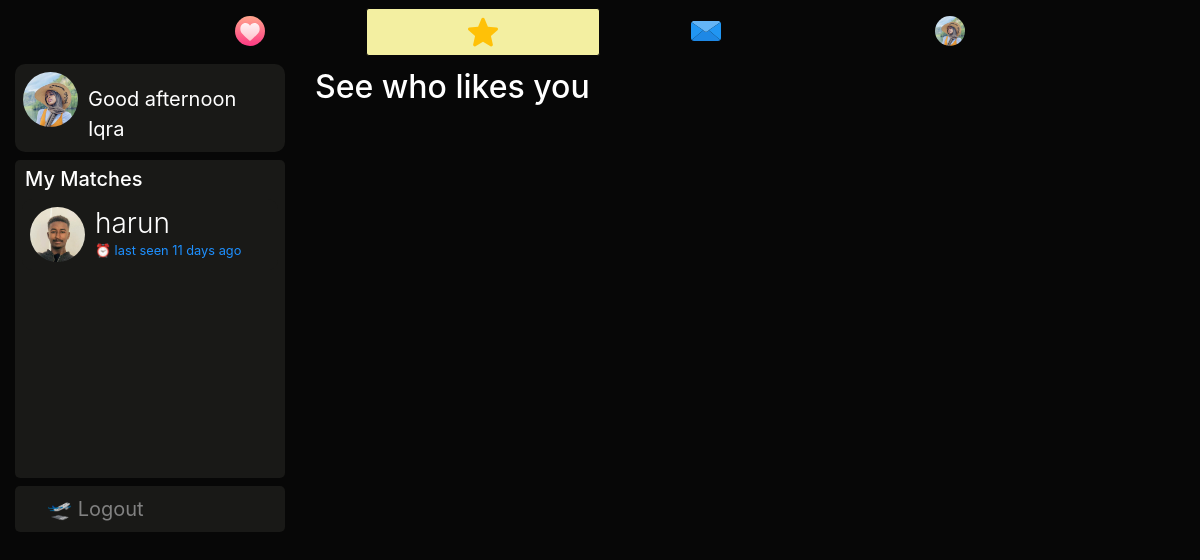
/discover (signed in), run on an earlier commit of the app's database.
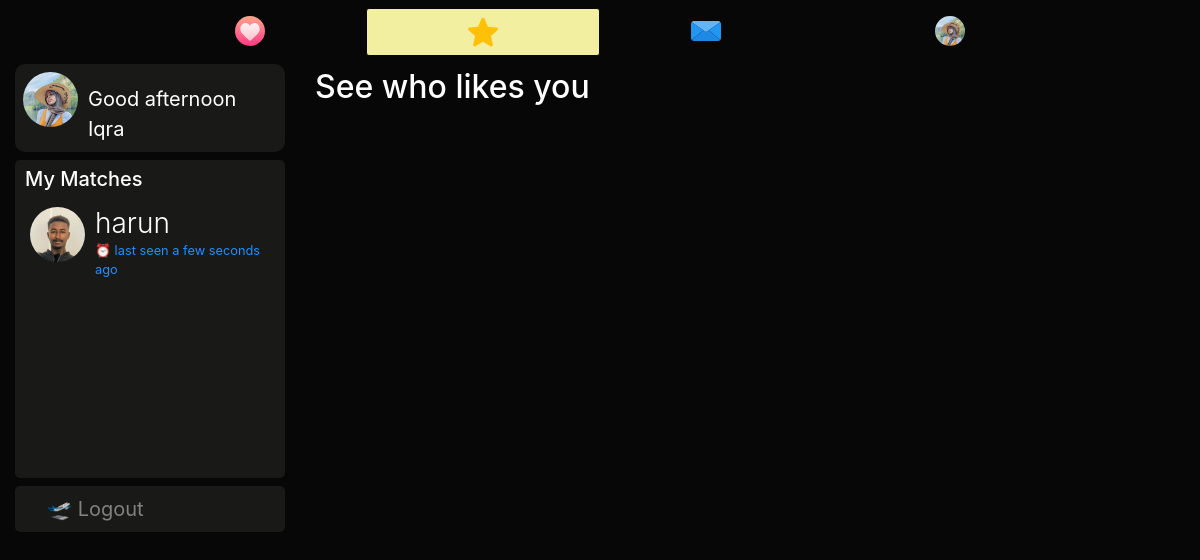
And on a later commit of the database.
### dating/models.py (models this page shows, shortened)
class User(db.Model, UserMixin):
	id = db.Column(db.Integer, primary_key=True)
	username = db.Column(db.String(20), unique=True, nullable=False)
	email = db.Column(db.String(120), unique=True, nullable=True)
	dp = db.Column(db.String(20), nullable=False, default='default.jpg')
	dp2 = db.Column(db.String(20), nullable=False, default='flip.png')
	dp3 = db.Column(db.String(20), nullable=False, default='plane.png')
	password = db.Column(db.String(60), nullable=False)
	last_seen = db.Column(db.DateTime, default=datetime.utcnow)
	date_joined = db.Column(db.DateTime, nullable=False, default=datetime.utcnow)
	department = db.Column(db.String(20), nullable=False)
	student_number = db.Column(db.Integer(), unique=True, nullable=True)
	age = db.Column(db.DateTime, nullable=False)
	gender = db.Column(db.String(20), nullable=False)
	country = db.Column(db.String(20), default="Cyprus", nullable=True)
	bio = db.Column(db.String(120), nullable=True)
	private = db.Column(db.Boolean, default=False, nullable=False)
	snapchat = db.Column(db.String(20), default="snapchat", nullable=True)
	instagram = db.Column(db.String(20), default="instagram", nullable=True)
	followed = db.relationship(
		'User', secondary=followers,
		primaryjoin=(followers.c.follower_id == id),
		secondaryjoin=(followers.c.followed_id == id),
		backref=db.backref('followers', lazy='dynamic'), lazy='dynamic')
	messages_sent = db.relationship('Message',
									foreign_keys='Message.sender_id',
									backref='author', lazy='dynamic')
	messages_received = db.relationship('Message',
										foreign_keys='Message.recipient_id',
										backref='recipient', lazy='dynamic')
	last_message_read_time = db.Column(db.DateTime)
	def is_following(self, user):
		return self.followed.filter(followers.c.followed_id == user.id).count() > 0
	def new_messages(self):
		last_read_time = self.last_message_read_time or datetime(1900, 1, 1)
		return Message.query.filter_by(recipient=self).filter(
			Message.timestamp > last_read_time).count()

### dating/routes.py (the view)
@app.route('/discover')
@login_required
def discover():
	users = User.query.all()
	liked_people = set()
	for user in users:
		if user != current_user and not current_user.is_following(user) and user.is_following(current_user) and user.gender != current_user.gender:
			liked_people.add(user)
	hour = datetime.now().hour
	year = datetime.now().year
	greeting = "Good morning" if 5<=hour<12 else "Good afternoon" if hour<18 else "Good evening"
	return render_template('discover.html', users=users, liked_people=liked_people, greeting=greeting, year=year, title='Discover')

### dating/models.py (called while the page is built)
@login_manager.user_loader
def load_user(user_id):
	return User.query.get(int(user_id))

### dating/routes.py (called while the page is built)
@app.before_request
def before_request():
	if current_user.is_authenticated:
		current_user.last_seen = datetime.utcnow()
		db.session.commit()

### dating/templates/discover.html (shortened to what this page needs)
{% extends "layout.html" %}
{% block content %}
<div class="container-fluid">
  <div class="row">
    <div class="col-lg-3 d-none d-lg-block position-fixed">
      <a href="{{ url_for('user_posts',username=current_user.username) }}" style="text-decoration:none;">
      <header class="mb-2">
        <img src="{{ url_for('static', filename='profile_pics/' + current_user.dp) }}" alt="default profile" class="profile-thumbnail">
        <div class="profile-name">
          <span class="mt-2 pt-1" style="font-size:20px;color:#fff;">{{greeting}} {{current_user.username.title()}}</span>
        </div>
      </header>
    </a>
      <div style="background:#191917;padding:7px;cursor:pointer;border-radius:5px;overflow:auto;height:318px;">
        <h5 style="padding-left: 3px;">My Matches</h5>
        {% for user in users if user.is_following(current_user) and current_user.is_following(user) %}
        <a href="{{url_for('message', recipient=user.username)}}" style="text-decoration:none;">
        <header>
        <img src="{{ url_for('static', filename='profile_pics/' + user.dp) }}" alt="default profile" class="profile-thumbnail">
        <div class="profile-name">
          <h3>{{user.username}}</h3>
          <small>⏰ last seen {{ moment(user.last_seen).fromNow() }}</small>
        </div>
      </header>
    </a>
      {% endfor %}
      </div>
        <div class="mt-2" style="background:#191917;padding:8px 8px 8px 32px;font-size:20px;display:block;border-radius:5px;">
        <a href="{{ url_for('logout') }}" style="text-decoration:none;color:#818181;"> 🛫 Logout</a>
        </div>
      </div>
    <div class="col-lg-9 offset-lg-3">
       {% set likes = [] %}
     <h2 class="mt-1">
      See who likes you
     </h2>
</div>
</div>
{% endblock content %}

What changed in the data, as far as the page shows it:
changed User "harun": last_seen "11 days ago" → "a few seconds ago"
